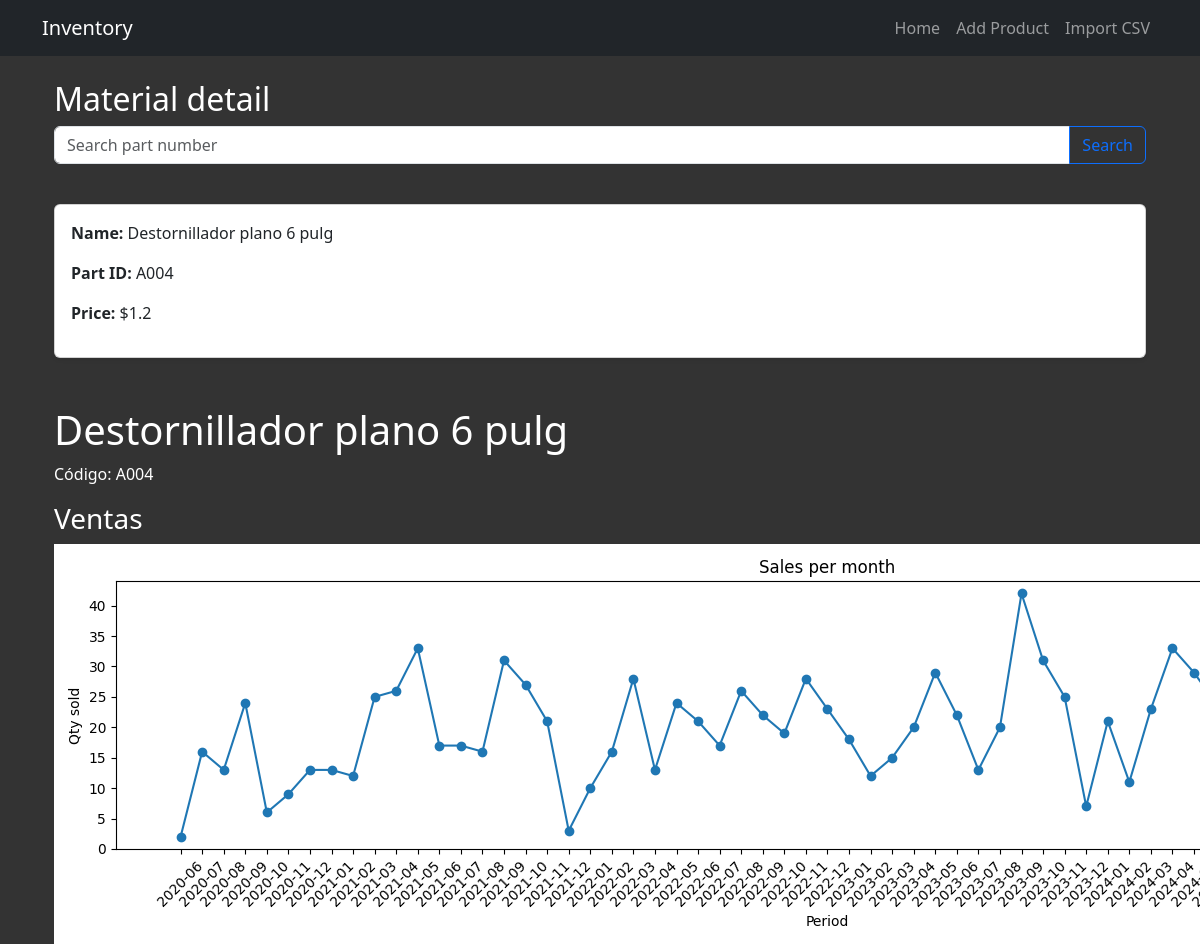
The app's page /parts/A004 with its own data.
### main.py (models this page shows)
class Article(db.Model):
    __tablename__ = "articles"
    id: Mapped[int] = mapped_column(primary_key=True)
    code: Mapped[str] = mapped_column(String, nullable=False)
    name: Mapped[str] = mapped_column(String(250), unique=True, nullable=False)
    description: Mapped[str] = mapped_column(String(250), nullable=False)
    quantity: Mapped[int] = mapped_column(Integer, nullable=False)
    unit_price: Mapped[float] = mapped_column(Float, nullable=False)
    sales: Mapped[list["Sale"]] = relationship("Sale", back_populates="article")

### main.py (the view)
@app.route('/parts/<string:article_code>', methods=['GET'])
def view_material(article_code):
    new_code = request.args.get('code')
    if new_code:
        return redirect(url_for('view_material', article_code=new_code.lower()))
    material = db.session.execute(db.select(Article).where(Article.code.ilike(article_code))).scalar()
    if not material:
        flash('Material not found', 'danger')
        return redirect(url_for('home'))
    sales_data = {sale.date.strftime('%Y-%m'): 0 for sale in material.sales}
    for sale in material.sales:
        key = sale.date.strftime('%Y-%m')
        sales_data[key] += sale.quantity
    df = pd.DataFrame(list(sales_data.items()), columns=['period', 'quantity'])
    df.sort_values('period', inplace=True)
    chart = generate_sales_plot(df.to_dict(orient='records'))
    return render_template('parts.html', article=material, chart=chart)

### main.py (called while the page is built)
def generate_sales_plot(sales_df):
    df = pd.DataFrame(sales_df)
    fig, ax = plt.subplots(figsize=(15, 4))
    ax.plot(df['period'], df['quantity'], marker='o')
    ax.set_title('Sales per month')
    ax.set_xlabel('Period')
    ax.set_ylabel('Qty sold')
    plt.xticks(rotation=45)
    buf = io.BytesIO()
    plt.tight_layout()
    fig.savefig(buf, format='png')
    plt.close(fig)
    buf.seek(0)
    return base64.b64encode(buf.read()).decode('utf-8')

### templates/parts.html (shortened to what this page needs)
{% extends 'base.html' %}
    {% block styles %}
        {{ bootstrap.load_css() }}
        <link rel="stylesheet" href="{{ url_for('static',filename='styles.css')}}">
    {% endblock %}
{% block content %}
<div class="container mt-4">
    <h2>Material detail</h2>
    <form action="{{ url_for('view_material', article_code=article.code) }}" method="GET" class="row g-3 mb-4">
        <div class="input-group mb-3">
            <input type="text" class="form-control" name="code" placeholder="Search part number">
            <button type="submit" class="btn btn-outline-primary">Search</button>
        </div>
    </form>
    <div class="card p-3 shadow-sm rounded">
        <p><strong>Name:</strong> {{article.name}}</p>
        <p><strong>Part ID:</strong> {{article.code}}</p>
        <p><strong>Price:</strong> ${{article.unit_price}}</p>
    </div>
    <div class="mt-5">
        <h1>{{ article.name }}</h1>
        <p>Código: {{ article.code }}</p>
        <h3>Ventas</h3>
        <img alt="Ventas mensuales">
    </div>
</div>
{% endblock %}

### static/styles.css (style rules this page uses)
html, body { height: 100%; overflow-y: auto; }
body { background-color: #333; color: white; overflow-x: auto; }

### records on screen
Article: name "Destornillador plano 6 pulg", code "A004", unit_price "1.2"
